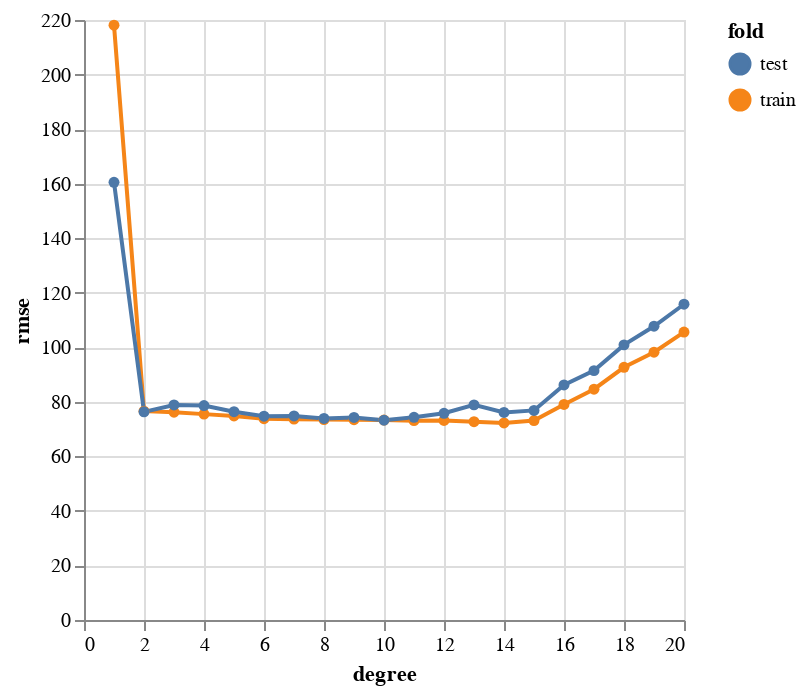

The notebook cell saved with this chart:
### Code cell
# Plot RMSE against model flexibility.
f_plot_rmse_train_test_set(df_results4)
